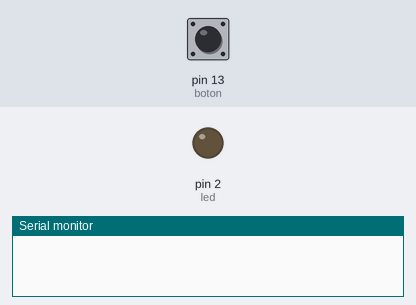
Bench run of a sketch on a simulated Arduino Uno, built with avr-gcc and run on an emulated ATmega328P. On the bench: output pins drawn as LEDs (lit = HIGH), the last lines printed to the serial monitor. The inputs (shaded band) are chosen by the test bench; at power-on: pin 13 (boton) LOW.

Above: at 1.2 s.
1.3 s: pin 13 (boton) pulled HIGH for 0.15 s
At 1.37 s:
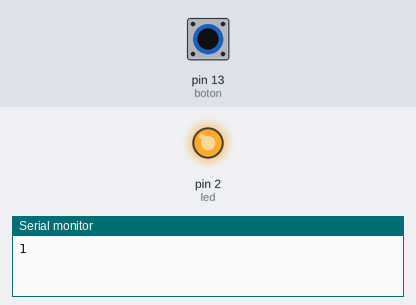
2.9 s: pin 13 (boton) pulled HIGH for 3.2 s
At 7.2 s:
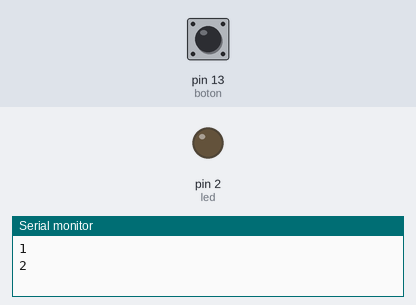
Timing chart, 0 to 8.7 s (numbered marks = the images above; inputs shaded):
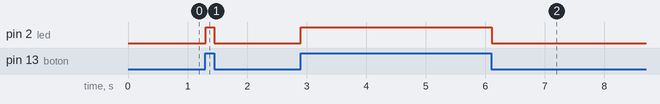

Measured:
- after the input at 1.3 s, pin 2 (led): LOW → HIGH at once, → LOW 0.15 s later
- after the input at 2.9 s, pin 2 (led): LOW → HIGH at once, → LOW 3.2 s later

The sketch:

Practica_06.ino
```cpp
// Programa para controlar un LED con un botón y contar las veces que se presiona

// Definimos los pines que usaremos y las variables
int led = 2;           // Pin donde está conectado el LED
int boton = 13;         // Pin donde está conectado el botón
int valor = 0;          // Para guardar el estado actual del botón
int contador = 0;       // Cuenta cuántas veces se ha presionado el botón
int estadoAnteriorBoton = 0;  // Guarda el estado anterior del botón

void setup()
{
    Serial.begin(9600);         // Iniciamos la comunicación con la computadora
    pinMode(led, OUTPUT);       // Decimos que el pin del LED es de salida
    pinMode(boton, INPUT);      // Decimos que el pin del botón es de entrada
}

void loop()
{
    valor = digitalRead(boton);     // Leemos si el botón está presionado o no
    digitalWrite(led, valor);       // Encendemos o apagamos el LED según el botón

    // Detectamos cuando el botón cambia de estado
    if(valor != estadoAnteriorBoton)
    {
        // Solo contamos cuando se presiona el botón (no cuando se suelta)
        if(valor == HIGH)
        {
            contador++;             // Aumentamos el contador en 1
            Serial.println(contador); // Enviamos el conteo a la computadora
        }
    }
    estadoAnteriorBoton = valor;    // Guardamos el estado actual para la próxima vez
    delay(10);                      // Pequeña pausa para que funcione estable
}
```
